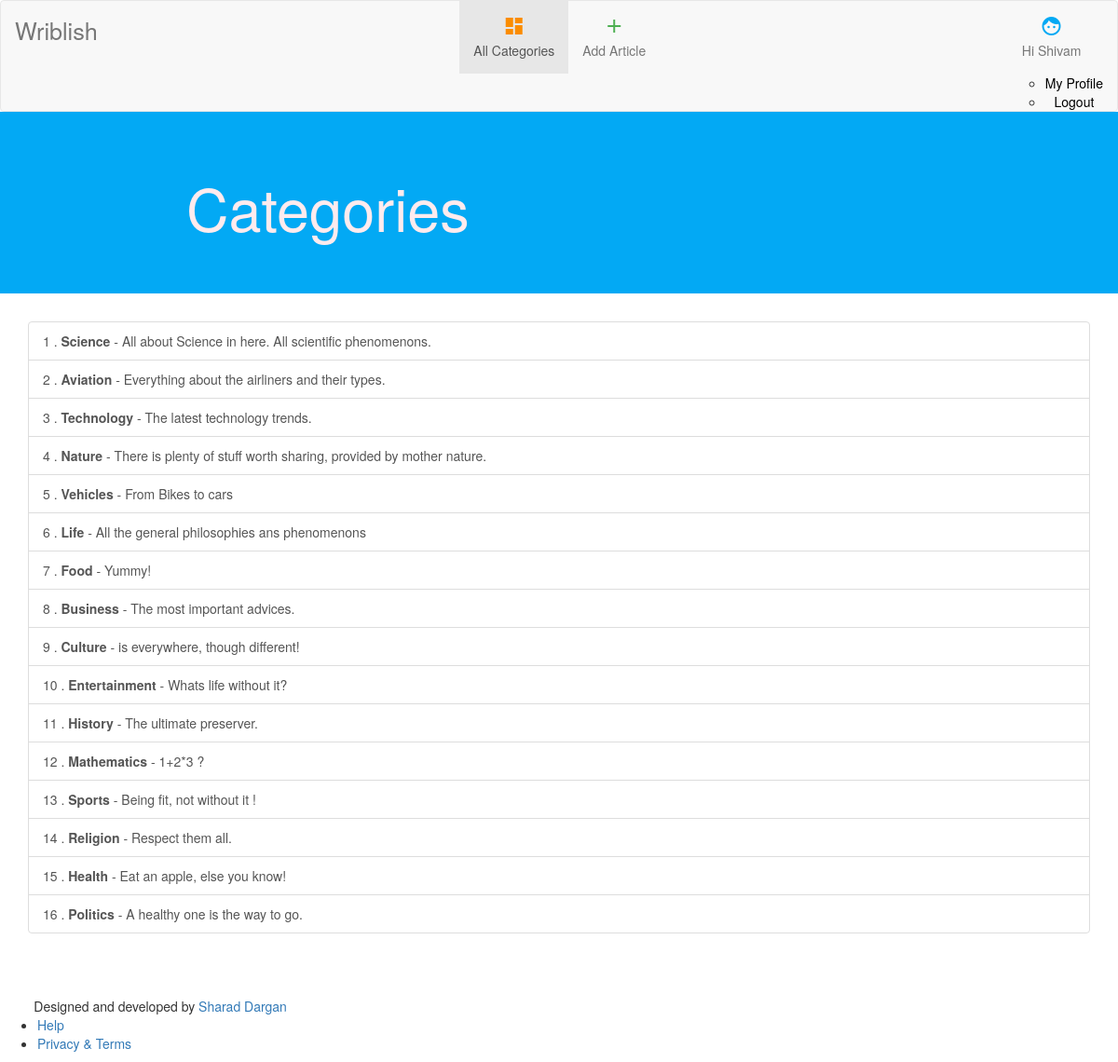
Screenshot of / (signed in) with the database file from the repository.
### cms/models.py (models this page shows, shortened)
class Topic(models.Model):
	topic_name = models.CharField(max_length=200)
	desc = models.TextField()

### cms/views.py (the view)
# urls.py: url(r'^$',views.home, name='home'),
def home(request):
	topics= Topic.objects.all()
	if not request.user.is_authenticated():
		return render(request,'cms/ViewByIndex.html',{'topics':topics})
	username=request.session['user_idname']
	user=User.objects.get(username=username)
	return render(request,'cms/ViewByIndex.html',{'topics':topics,'username':user})

### cms/templates/cms/ViewByIndex.html (shortened to what this page needs)
<!DOCTYPE html>
<html>
<head>
  <link rel="stylesheet" href="http://maxcdn.bootstrapcdn.com/bootstrap/3.3.5/css/bootstrap.min.css">
  <link rel="stylesheet" href="https://storage.googleapis.com/code.getmdl.io/1.0.0/material.red-blue.min.css" />
  </head>
  <body>
  	<nav class="navbar navbar-default">
  <div class="container-fluid">
    <div class="navbar-header">
      <a class="navbar-brand mybrand" href="{%url 'cms:home' %}"><div>Wriblish</div></a>
    </div>
    <div class="collapse navbar-collapse" id="myNavbar">
      <ul class="nav navbar-nav">
        <li class="active"><a href="#"><i class="material-icons orange600">dashboard</i> <div>All Categories</div></a></li>
        <li><a href="{%url 'cms:addPostInit' %}"><i class="material-icons green500">add</i><div> Add Article </div></a></li>
      </ul>
     <ul class="nav navbar-nav navbar-right">
    {%if username%}
    <li class="dropdown">
		<a class="dropdown-toggle" id="demo-menu-lower-right" data-toggle="dropdown" href="#"><i class="material-icons blue500">face</i><div>
    Hi {{ username.first_name }}
    </div>
    </a>
    </li>
		<ul class="mdl-menu mdl-menu--bottom-right mdl-js-menu mdl-js-ripple-effect"
		    for="demo-menu-lower-right">
		  <li class="mdl-menu__item"><a href="#" style="text-decoration:none; color:black;">My Profile</a></li>
		  <li class="mdl-menu__item"><a href="{%url 'cms:logout'%}" style="text-decoration:none; color:black">Logout</a></li>
		</ul>
      {%else%}
      <a href="{%url 'cms:loginInitialization' %}"><i class="material-icons"></i><div> Hi Guest (Login) </div></a>
      {%endif%}
      </ul>
    </div>
  </div>
</nav>
<div class="jumbotron" style="background-color: #03A9F4">
	<div class="row">
	<div class="col-sm-2"></div>
	<div class="col-sm-8">
    <h1 style="color:#FFEBEE;">Categories</h1>
    </div>
    <div class="col-sm-2"></div>
    </div>
 </div>
    <div class="container">
      <div class="list-group">
      {% for topic in topics %}
      <a href="{% url 'cms:postsByTopic' topic.id %}" class="list-group-item">{{forloop.counter}} . <strong>{{topic.topic_name}}</strong>   - {{topic.desc}}</a>
      {% endfor %}
</div>
    </div>
  	<footer class="mdl-mini-footer myfooter" style="margin-top:4%;">
      <div class="mdl-mini-footer--left-section">
      <div class="mdl-logo" style="padding-left:3%">Designed and developed by <a href="#" target="_blank">Sharad Dargan</a></div>
      <ul class="mdl-mini-footer--link-list">
      <li><a href="#">Help</a></li>
      <li><a href="#">Privacy &amp; Terms</a></li>
    </ul>
  </div>
</footer>
	</body>
	</html>

### cms/templates/cms/ViewByIndex.html (style rules this page uses)
@media screen and (min-width:768px) { .navbar .navbar-nav { display: inline-block; float: none; vertical-align: top; } }
@media screen and (min-width:768px) { .navbar .navbar-collapse { text-align: center; } }
@media screen and (min-width:768px) { .mybrand { font-size:180%; padding-top:20%; } }
.row { width: 100%; }
.myfooter { position: relative; bottom:0%; width: 101%; }
.navbar { margin-bottom: 0; }
.material-icons.orange600 { color: #FB8C00; }
.material-icons.green500 { color: #4CAF50; }
.material-icons.blue500 { color: #03A9F4 }
body { background-image: url("grey.png"); }

### rows the page displays
Topic: topic_name "Science", desc "All about Science in here. All scientific phenomenons."
Topic: topic_name "Aviation", desc "Everything about the airliners and their types."
Topic: topic_name "Technology", desc "The latest technology trends."
Topic: topic_name "Nature", desc "There is plenty of stuff worth sharing, provided by mother nature."
Topic: topic_name "Vehicles", desc "From Bikes to cars"
Topic: topic_name "Life", desc "All the general philosophies ans phenomenons"
Topic: topic_name "Food", desc "Yummy!"
Topic: topic_name "Business", desc "The most important advices."
Topic: topic_name "Culture", desc "is everywhere, though different!"
Topic: topic_name "Entertainment", desc "Whats life without it?"
Topic: topic_name "History", desc "The ultimate preserver."
Topic: topic_name "Mathematics", desc "1+2*3 ?"
Topic: topic_name "Sports", desc "Being fit, not without it !"
Topic: topic_name "Religion", desc "Respect them all."
Topic: topic_name "Health", desc "Eat an apple, else you know!"
Topic: topic_name "Politics", desc "A healthy one is the way to go."

### other values shown
{{ username.first_name }} "Shivam"
